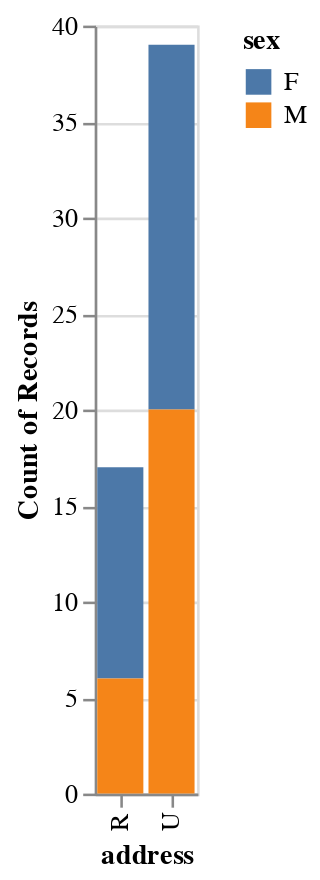

Notebook source saved alongside this figure:
### Code cell
alt.Chart(data).mark_bar().encode(
    x= 'address',
    y='count(G3)',
    color='sex:N'

).transform_filter(alt.datum.G3==10)

### Figure 1 — Vega-Lite specification as saved in the notebook (floating-point values rounded to 4 significant figures; data arrays with more than 128 entries replaced by an {"elided": "..."} marker saying what was removed)
{"config": {"view": {"continuousWidth": 400, "continuousHeight": 300}}, "data": {"name": "data-e915ea558f4356374e17cc933ebec282"}, "mark": "bar", "encoding": {"color": {"type": "nominal", "field": "sex"}, "x": {"type": "nominal", "field": "address"}, "y": {"type": "quantitative", "aggregate": "count", "field": "G3"}}, "transform": [{"filter": "(datum.G3 === 10)"}], "$schema": "https://vega.github.io/schema/vega-lite/v4.8.1.json", "datasets": {"data-e915ea558f4356374e17cc933ebec282": {"elided": "395 records"}}}
